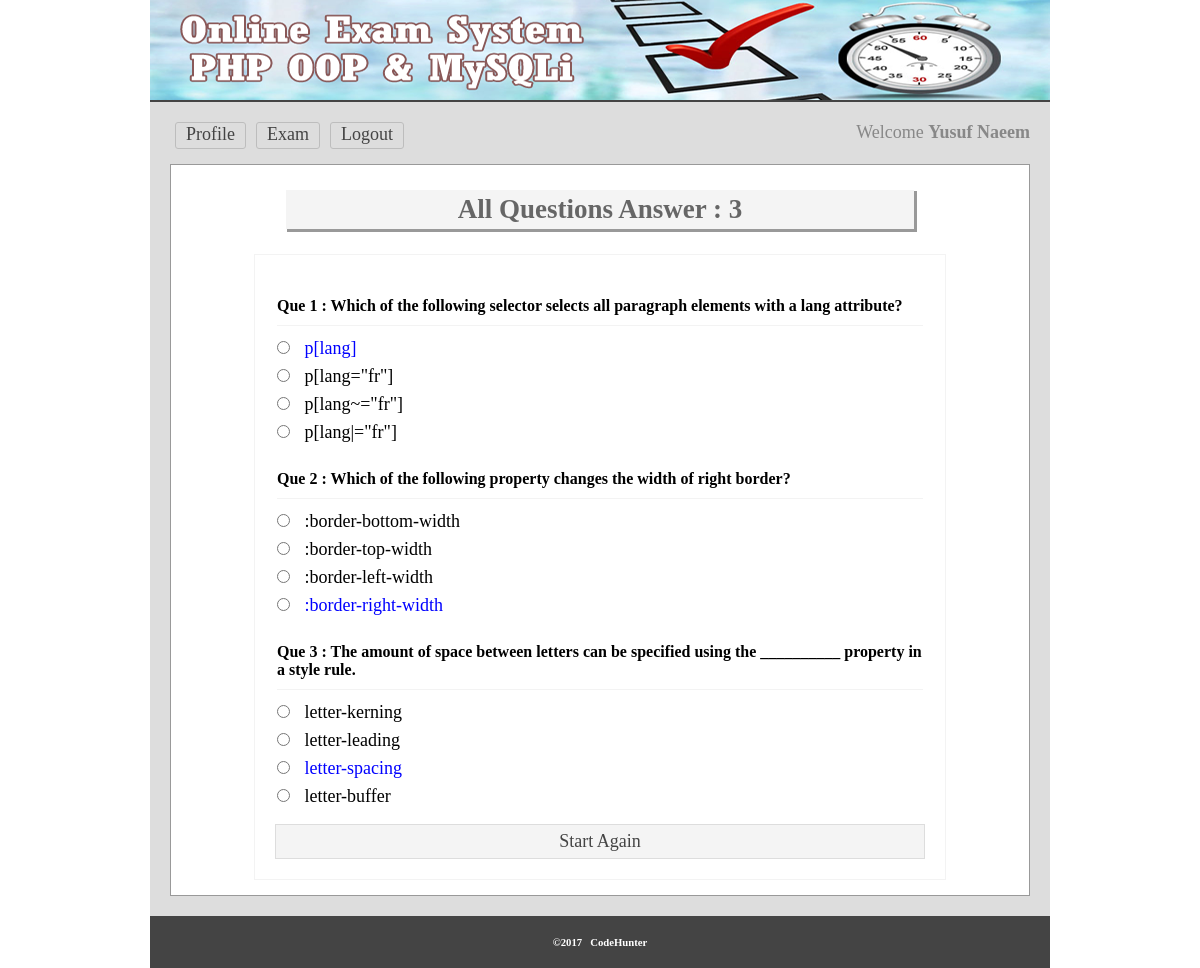
The app's page /exam/viewans.php (signed in) with its own data.
### tables this page shows
CREATE TABLE `tbl_ques` (
  `id` int(11) NOT NULL,
  `quesNo` int(11) NOT NULL,
  `ques` text NOT NULL
);

CREATE TABLE `tbl_ans` (
  `id` int(11) NOT NULL,
  `quesNo` int(11) NOT NULL,
  `rightAns` int(11) NOT NULL DEFAULT '0',
  `ans` text NOT NULL
);

### exam/lib/Session.php (called while the page is built, shortened)
<?php
class Session{
	 public static function get($key){
	 	if (isset($_SESSION[$key])) {
	 		return $_SESSION[$key];
	 	} else {
	 		return false;
	 	}
	 }
}
?>

### exam/classes/Exam.php (called while the page is built, shortened)
<?php
$filepath = realpath(dirname(__FILE__));
include_once ($filepath.'/../lib/Database.php');
class Exam{
    private $db;
    public function __construct()
    {
        $this->db =  new Database();
    }
    public function getQuesByOrder(){
        $query = "SELECT * FROM tbl_ques ORDER BY quesNo ASC";
        $result = $this->db->select($query);
        return $result;
    }
    public function getTotalQuestionRows(){
        $query = "SELECT * FROM tbl_ques";
        $getResult = $this->db->select($query);
        $total = $getResult->num_rows;
        return $total;
    }
    public function getAnswer($number){
        $query = "SELECT * FROM tbl_ans WHERE quesNo = '$number'";
        $getdata = $this->db->select($query);
        return $getdata;
    }
}
?>

### exam/lib/Database.php (called while the page is built, shortened)
<?php
Class Database{
	public $host   = DB_HOST;
	public $user   = DB_USER;
	public $pass   = DB_PASS;
	public $dbname = DB_NAME;
	public $link;
	private function connectDB(){
	$this->link = new mysqli($this->host, $this->user, $this->pass, $this->dbname);
 }
	public function select($query){
		$result = $this->link->query($query) or die($this->link->error.__LINE__);
		if($result->num_rows > 0){
			return $result;
		} else {
			return false;
		}
	}
}

### exam/viewans.php (the view, shortened to what this page needs)
<?php include 'inc/header.php'; ?>
<?php
    $total = $exm->getTotalQuestionRows();
?>
    <div class="main">
        <h1>All Questions Answer : <?php echo  $total; ?></h1>
        <div class="viewans">
                <table>
                    <?php
                        $getQues = $exm->getQuesByOrder();
                        if ($getQues){
                            while ($question = $getQues->fetch_assoc()){
                    ?>
                    <tr>
                        <td colspan="2">
                            <h3>Que <?php echo $question['quesNo'] . " : " . $question['ques']; ?></h3>
                        </td>
                    </tr>
                    <?php
                     $number = $question['quesNo'];
                    $answer = $exm->getAnswer($number);
                    if ($answer) {
                        while ($result = $answer->fetch_assoc()) {
                            ?>
                            <tr>
                                <td>
                                    <input type="radio""/>
                                    <?php
                                        if ($result['rightAns'] == '1'){
                                            echo "<span style='color: blue;'>".$result['ans']."</span>";
                                        }else{
                                           echo $result['ans'];
                                        }
                                     ?>
                                </td>
                            </tr>
                        <?php }} ?>
                        <?php }} ?>
                </table>
                <a href="starttest.php">Start Again</a>
        </div>
    </div>
<?php include 'inc/footer.php'; ?>

### exam/inc/header.php (shortened to what this page needs)
<?php
    $filepath = realpath(dirname(__FILE__));
    include_once ($filepath.'/../lib/Session.php');
    include_once ($filepath.'/../lib/Database.php');
    $exm = new Exam();
?>
<!doctype html>
<html>
<head>
	<link rel="stylesheet" href="css/main.css">
</head>
<body>
<div class="phpcoding">
	<section class="headeroption"></section>
		<section class="maincontent">
		<div class="menu">
		<ul>
            <?php
                $login = Session::get("login");
                if ($login == true) {
            ?>
            <li><a href="profile.php">Profile</a></li>
            <li><a href="exam.php">Exam</a></li>
            <li><a href="?action=logout">Logout</a></li>
            <?php } else{ ?>
            <li><a href="index.php">Login</a></li>
			<li><a href="register.php">Register</a></li>
            <?php } ?>
		</ul>
            <?php
                $login = Session::get("login");
                if ($login == true) {
            ?>
            <span style="float: right; color: #888;">
                Welcome <strong><?php echo Session::get("name"); ?></strong>
            </span>
            <?php } ?>
		</div>

### exam/inc/footer.php
 </section>
<section class="footeroption">
    <h6>&copy;2017&nbsp;&nbsp;&nbsp;CodeHunter</h6>
	</section>
</div>
</body>
</html>

### exam/css/main.css (style rules this page uses)
* { margin:0;padding:0;outline:none }
body { font-family:verdana }
.phpcoding { width:900px; margin: 0 auto;background:#ddd }
.headeroption { background: #444 url("../img/banner.png") no-repeat scroll 0 0; border-bottom: 2px solid #444444; height: 100px; }
.footeroption { background:#444;color:#fff;text-align:center;padding:20px; }
.maincontent { font-size: 18px; min-height: 430px; padding: 20px; }
.main { background: #fff none repeat scroll 0 0; border: 1px solid #999; margin-top: 10px; min-height: 368px; padding: 15px; width: 828px; }
.main h1 { background: #f4f4f4 none repeat scroll 0 0; box-shadow: 2px 2px 0 1px #999; color: #666; margin: 10px auto 25px; padding: 4px; text-align: center; width: 620px; }
.menu { overflow:hidden; }
.menu ul { margin:0;padding:0;list-style:none }
.menu ul li { display:block;float:left; }
.menu ul li a { border: 1px solid #bdbdbd; border-radius: 3px; color: #444; display: block; margin: 0 5px 5px; padding: 1px 10px 3px; text-decoration: none; }
.stattest a, .viewans a { background: #f4f4f4 none repeat scroll 0 0; border: 1px solid #ddd; color: #444; display: block; margin-top: 10px; padding: 6px 10px; text-align: center; text-decoration: none; }
.viewans { border: 1px solid #f3f3f3; margin: 0 auto; max-width: 650px; padding: 20px; }
.viewans input[type="radio"] { margin-bottom: 10px; margin-right: 10px; cursor:pointer; }
.viewans h3 { border-bottom: 1px solid #f3f3f3; font-size: 16px; margin-bottom: 10px; padding-bottom: 10px; margin-top: 20px; }

### records on screen
tbl_ques: quesNo "1", ques "Which of the following selector selects all paragraph elements with a lang attribute?"
tbl_ans: ans "p[lang]"
tbl_ans: ans "p[lang=\"fr\"]"
tbl_ans: ans "p[lang~=\"fr\"]"
tbl_ans: ans "p[lang|=\"fr\"]"
tbl_ques: quesNo "2", ques "Which of the following property changes the width of right border?"
tbl_ans: ans ":border-bottom-width"
tbl_ans: ans ":border-top-width"
tbl_ans: ans ":border-left-width"
tbl_ans: ans ":border-right-width"
tbl_ques: quesNo "3", ques "The amount of space between letters can be specified using the __________ property in a style rule."
tbl_ans: ans "letter-kerning"
tbl_ans: ans "letter-leading"
tbl_ans: ans "letter-spacing"
tbl_ans: ans "letter-buffer"

### other values on screen
Session::get("name") "Yusuf Naeem"
$total "3"
